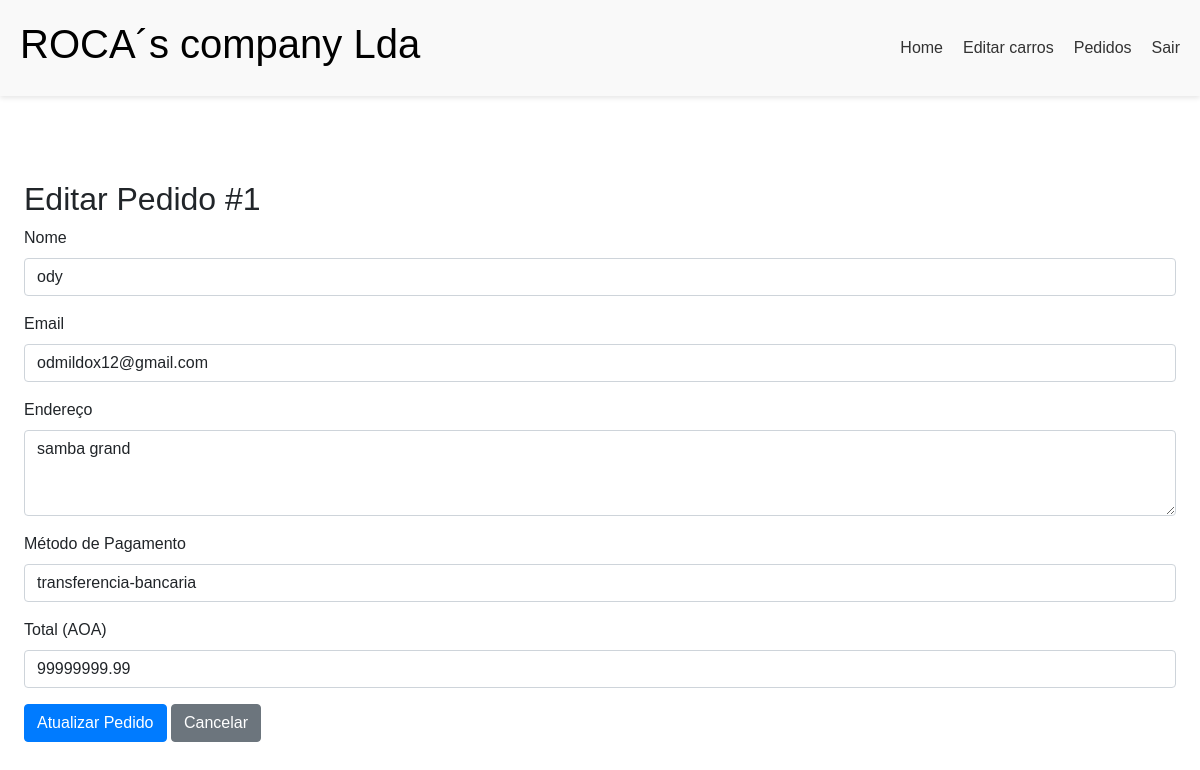
Page /roca/editar_pedidos.php?id=1 on the committed database.
### tables this page shows
CREATE TABLE `pedidos` (
  `id` int(11) NOT NULL,
  `nome` varchar(100) NOT NULL,
  `email` varchar(100) NOT NULL,
  `endereco` varchar(255) NOT NULL,
  `metodo_pagamento` enum('transferencia-bancaria','boleto') NOT NULL,
  `total` decimal(10,2) NOT NULL,
  `criado_em` timestamp NOT NULL DEFAULT CURRENT_TIMESTAMP
);

### roca/editar_pedidos.php (the view, shortened to what this page needs)
<?php
$host = "localhost";
$usuario = "root";
$senha = "";
$banco = "venda_de_carros";
$conexao = new mysqli($host, $usuario, $senha, $banco);
$id = isset($_GET['id']) ? intval($_GET['id']) : 0;
if ($id > 0) {
    $query = "SELECT nome, email, endereco, metodo_pagamento, total FROM pedidos WHERE id = ?";
    $stmt = $conexao->prepare($query);
    $stmt->bind_param("i", $id);
    $stmt->execute();
    $resultado = $stmt->get_result();
    $pedido = $resultado->fetch_assoc();
} else {
    echo "ID do pedido inválido.";
    exit;
}
?>
<!DOCTYPE html>
<html lang="pt-BR">
<head>
    <link rel="stylesheet" href="stylte.css">
    <link href="https://cdn.jsdelivr.net/npm/bootstrap@5.3.3/dist/css/bootstrap.min.css" rel="stylesheet">
    <link rel="stylesheet" href="https://cdnjs.cloudflare.com/ajax/libs/font-awesome/6.0.0-beta3/css/all.min.css">
    <link href="https://maxcdn.bootstrapcdn.com/bootstrap/5.1.3/css/bootstrap.min.css" rel="stylesheet">
</head>
<body>
    <header>
        <h1>ROCA´s company Lda</h1>
        <nav>
            <ul>
                <li><a href="admin.php">Home</a></li>
                <li><a href="tabela_de_carros.php">Editar carros</a></li>
                <li><a href="ver_pedidos.php">Pedidos</a></li>
                <li><a href="entrar.php">Sair</a></li>
            </ul>
        </nav>
    </header>
    <section></section>
 <section></section>
 <section></section>
    <div class="container">
        <h2>Editar Pedido #<?= htmlspecialchars($id) ?></h2>
        <form method="post">
            <div class="mb-3">
                <label for="nome" class="form-label">Nome</label>
                <input type="text" class="form-control" id="nome" name="nome" value="<?= htmlspecialchars($pedido['nome']) ?>" required>
            </div>
            <div class="mb-3">
                <label for="email" class="form-label">Email</label>
                <input type="email" class="form-control" id="email" name="email" value="<?= htmlspecialchars($pedido['email']) ?>" required>
            </div>
            <div class="mb-3">
                <label for="endereco" class="form-label">Endereço</label>
                <textarea class="form-control" id="endereco" name="endereco" rows="3" required><?= htmlspecialchars($pedido['endereco']) ?></textarea>
            </div>
            <div class="mb-3">
                <label for="metodo_pagamento" class="form-label">Método de Pagamento</label>
                <input type="text" class="form-control" id="metodo_pagamento" name="metodo_pagamento" value="<?= htmlspecialchars($pedido['metodo_pagamento']) ?>" required>
            </div>
            <div class="mb-3">
                <label for="total" class="form-label">Total (AOA)</label>
                <input type="number" class="form-control" id="total" name="total" value="<?= htmlspecialchars(number_format($pedido['total'], 2, '.', '')) ?>" step="0.01" required>
            </div>
            <button type="submit" class="btn btn-primary">Atualizar Pedido</button>
            <a href="ver_pedidos.php" class="btn btn-secondary">Cancelar</a>
        </form>
    </div>
</body>
</html>

### roca/stylte.css (style rules this page uses)
body { font-family: Arial, sans-serif; margin: 0; padding: 0; }
section { padding: 20px; margin: 10px; }
button { background-color: #28a745; color: #fff; border: none; padding: 10px 15px; cursor: pointer; }

### roca/editar_pedidos.php (style rules this page uses)
body { margin: 0; font-family: Arial, sans-serif; }
header { display: flex; justify-content: space-between; align-items: center; padding: 20px; background-color: rgba(248, 248, 248, 0.8); position: fixed; width: 100%; top: 0; left: 0; box-shadow: 0 2px 5px rgba(0, 0, 0, 0.1); z-index: 1000; backdrop-filter: blur(10px); }
nav ul { list-style: none; margin: 0; padding: 0; display: flex; gap: 20px; }
nav ul li a { text-decoration: none; color: #333; }
nav { margin-left: auto; }
h1 { color:black; }
.container { max-width: 800px; margin-top: 30px; }
.container { max-width: 1200px; margin-top: 30px; }
.btn-primary { background-color: #007bff; border-color: #007bff; }

### rows in the picture
pedidos: nome "ody", email "odmildox12@gmail.com", endereco "samba grand", metodo_pagamento "transferencia-bancaria", total "99999999.99"

### other values in the picture
$id "1"
